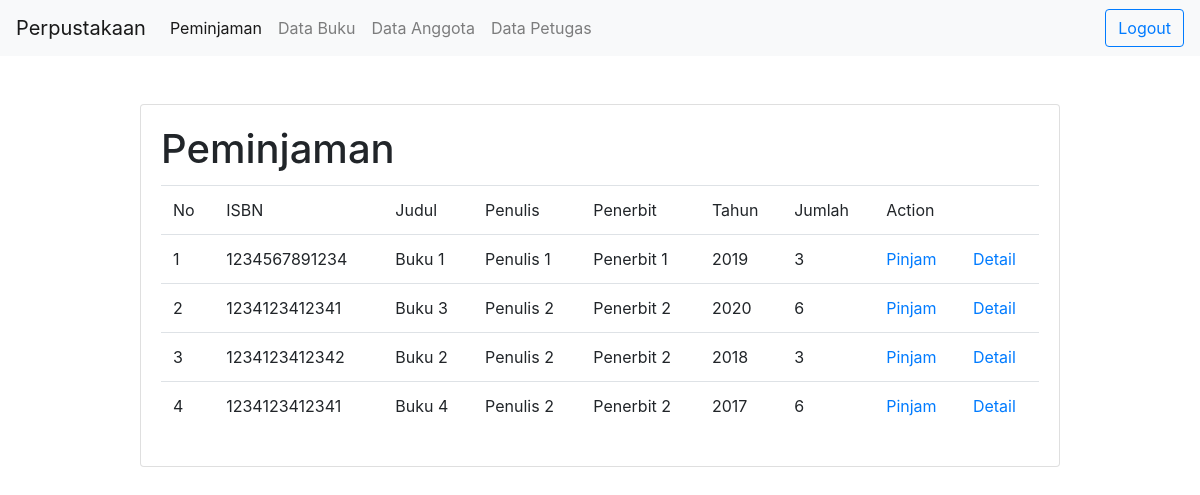
The app's page /peminjaman.php (signed in) with its own data.
### tables this page shows
CREATE TABLE `tbl_buku` (
  `kd_buku` int(11) NOT NULL,
  `isbn` varchar(13) NOT NULL,
  `judul` varchar(255) NOT NULL,
  `penulis` varchar(30) NOT NULL,
  `penerbit` varchar(30) NOT NULL,
  `tahun` varchar(4) NOT NULL,
  `jumlah` int(11) NOT NULL
);

### config/db.php (called while the page is built)
<?php
class Koneksi
{
	function koneksi()
	{
		$host = "localhost";
		$username = "root";
		$password = "";
		$db = "lsp";
		$conn = mysqli_connect($host,$username,$password,$db);
		return $conn;
	}
}
 ?>

### model.php (called while the page is built, shortened)
<?php
include 'config/db.php';
class Model extends Koneksi
{
	function __construct()
	{
		$this->conn = $this->koneksi();
	}
	public function dataBuku()
	{
		$sql = "SELECT * FROM tbl_buku";
		$query = $this->conn->query($sql);
		while ($obj = $query->fetch_object()) {
			$data[] = $obj;
		}
		return $data;
	}
}
 ?>

### peminjaman.php (the view, shortened to what this page needs)
<?php
include 'index.php';
$model = new Model();
$data = $model->dataBuku();
$no = 1;
 ?>
<!DOCTYPE html>
<html>
<head>
</head>
<body>
	<div class="container">
		<div class="row justify-content-center mt-5">
			<div class="col-md-10">
				<div class="card">
					<div class="card-body">
						<h1 class="card-title">Peminjaman</h1>
						<table class="table">
							<tr>
								<td>No</td>
								<td>ISBN</td>
								<td>Judul</td>
								<td>Penulis</td>
								<td>Penerbit</td>
								<td>Tahun</td>
								<td>Jumlah</td>
								<td colspan="2">Action</td>
							</tr>
						<?php foreach ($data as $r) {	?>
							<tr>
								<td><?php echo $no++ ?></td>
								<td><?php echo $r->isbn ?></td>
								<td><?php echo $r->judul ?></td>
								<td><?php echo $r->penulis ?></td>
								<td><?php echo $r->penerbit ?></td>
								<td><?php echo $r->tahun ?></td>
								<td><?php echo $r->jumlah ?></td>
								<td><a href="prosesPinjam.php?id=<?php echo $r->kd_buku ?>">Pinjam</a></td>
								<td><a href="detailPinjam.php?id=<?php echo $r->kd_buku ?>">Detail</a></td>
							</tr>
						<?php } ?>
						</table>
					</div>
				</div>
			</div>
		</div>
	</div>
</body>
</html>

### index.php (shortened to what this page needs)
<?php
include 'model.php';
 ?>
<!DOCTYPE html>
<html>
<head>
  <link rel="stylesheet" type="text/css" href="asset/css/bootstrap.css">
</head>
<body>
  <nav class="navbar navbar-expand-lg navbar-light bg-light">
    <a class="navbar-brand" href="#">Perpustakaan</a>
    <div class="collapse navbar-collapse" id="navbarSupportedContent">
      <ul class="navbar-nav mr-auto">
        <li class="nav-item active">
          <a class="nav-link" href="peminjaman.php">Peminjaman <span class="sr-only">(current)</span></a>
        </li>
        <li class="nav-item">
          <a class="nav-link" href="buku.php">Data Buku</a>
        </li>
        <li class="nav-item">
          <a class="nav-link" href="anggota.php">Data Anggota</a>
        </li>
        <li class="nav-item">
          <a class="nav-link" href="petugas.php">Data Petugas</a>
        </li>
      </ul>
      <form class="form-inline my-2 my-lg-0" action="proses.php" method="post">
        <button class="btn btn-outline-primary my-2 my-sm-0" type="submit" name="logout">Logout</button>
      </form>
    </div>
  </nav>
</body>
</html>

### records on screen
tbl_buku: isbn "1234567891234", judul "Buku 1", penulis "Penulis 1", penerbit "Penerbit 1", tahun "2019", jumlah "3"
tbl_buku: isbn "1234123412341", judul "Buku 3", penulis "Penulis 2", penerbit "Penerbit 2", tahun "2020", jumlah "6"
tbl_buku: isbn "1234123412342", judul "Buku 2", penulis "Penulis 2", penerbit "Penerbit 2", tahun "2018", jumlah "3"
tbl_buku: isbn "1234123412341", judul "Buku 4", penulis "Penulis 2", penerbit "Penerbit 2", tahun "2017", jumlah "6"
